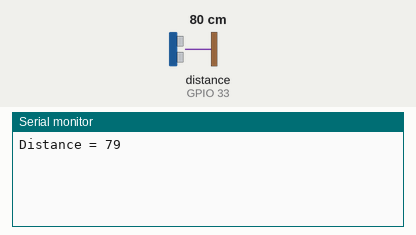
The sketch below on a simulated ESP32. On the bench: the last lines printed to the serial monitor. Wiring (inferred from the names in the program): ultrasonic range finder: trigger GPIO 32; echo GPIO 33. The inputs (shaded band) are chosen by the test bench; at power-on: distance to the obstacle (sensor on GPIO 33) 80 cm. The echo pulse lasts 58.3 µs per cm; WiFi joins after 1.5 s; servers stay silent unless stated.

Above: at 3.0 s.
3.1 s: distance to the obstacle (sensor on GPIO 33) set to 2 cm
At 4.4 s:
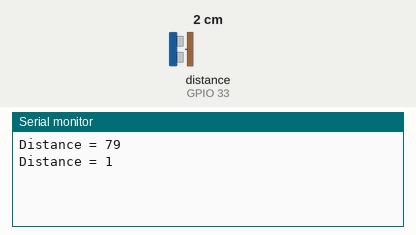
4.6 s: distance to the obstacle (sensor on GPIO 33) set to 4 cm
At 5.2 s:
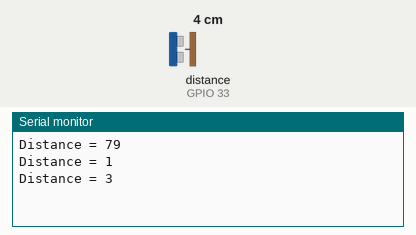
Timing chart, 0 to 7.6 s (numbered marks = the images above; inputs shaded):
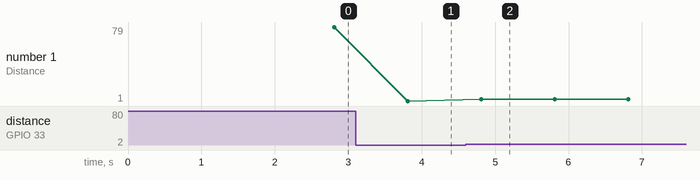

The sketch:

ULTRASONIC_SENSOR_USING_BLYNK.ino
```cpp
#include <WiFi.h>
#include <WiFiClient.h>
#define BLYNK_TEMPLATE_ID "TMPLlTFHSo9S"
#define BLYNK_DEVICE_NAME "ULTRASONIC SENSOR"
#define BLYNK_AUTH_TOKEN "x18CAkQRPlkr2KwcOf8nYICbPgNq12rc"
#include <BlynkSimpleEsp32.h>

#define  trig  32
#define  echo  33

long duration;
int distance;


char auth[] = BLYNK_AUTH_TOKEN;
char ssid[] = "OPPO A53";
char pass[] = "aniket123";

BlynkTimer timer;

void setup()
{
  // Debug console
  pinMode(trig, OUTPUT);
  pinMode(echo, INPUT);
  Serial.begin(115200);
  Blynk.begin(auth, ssid, pass);

 timer.setInterval(1000L, sendSensor);
}

void loop()
{
  Blynk.run();
  timer.run();
}
void sendSensor()
{
  digitalWrite(trig, LOW);
  delayMicroseconds(2);
  digitalWrite(trig, HIGH);
  delayMicroseconds(10);
  digitalWrite(trig, LOW);
  duration = pulseIn(echo, HIGH);
  distance = duration * 0.034 / 2;

  Serial.print("Distance = ");
  Serial.println(distance);


  Blynk.virtualWrite(V0, distance);
  delay(1000);                        //Pause for 3 seconds and start measuring distance again
}
```

Measured:
- after the input at 3.1 s, the serial monitor: prints a new line after 0.71 s (image 1)
- after the input at 4.6 s, the serial monitor: prints a new line after 0.21 s (image 2)
- plotted number 1: 79 → 1 after the input at 3.1 s, 1 → 3 after the input at 4.6 s
